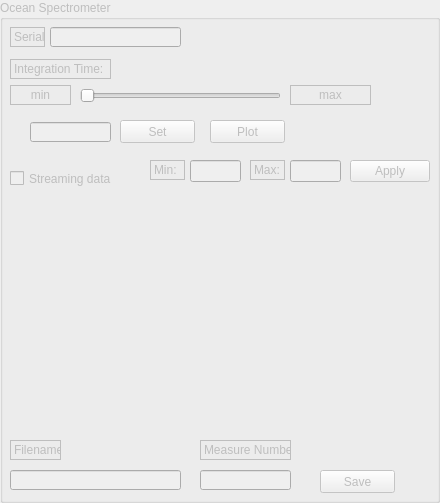
<?xml version="1.0" encoding="UTF-8"?>
<ui version="4.0">
 <class>GroupBoxSpec</class>
 <widget class="QGroupBox" name="GroupBoxSpec">
  <property name="enabled">
   <bool>false</bool>
  </property>
  <property name="geometry">
   <rect>
    <x>0</x>
    <y>0</y>
    <width>440</width>
    <height>503</height>
   </rect>
  </property>
  <property name="windowTitle">
   <string>GroupBox</string>
  </property>
  <property name="title">
   <string>Ocean Spectrometer </string>
  </property>
  <widget class="QLineEdit" name="serial_text">
   <property name="geometry">
    <rect>
     <x>50</x>
     <y>27</y>
     <width>131</width>
     <height>20</height>
    </rect>
   </property>
   <property name="readOnly">
    <bool>true</bool>
   </property>
  </widget>
  <widget class="QLabel" name="labelSerial">
   <property name="geometry">
    <rect>
     <x>10</x>
     <y>27</y>
     <width>35</width>
     <height>20</height>
    </rect>
   </property>
   <property name="frameShape">
    <enum>QFrame::Box</enum>
   </property>
   <property name="text">
    <string>Serial:</string>
   </property>
  </widget>
  <widget class="QSlider" name="horizontalSliderIt">
   <property name="geometry">
    <rect>
     <x>80</x>
     <y>86</y>
     <width>201</width>
     <height>19</height>
    </rect>
   </property>
   <property name="orientation">
    <enum>Qt::Horizontal</enum>
   </property>
  </widget>
  <widget class="QLabel" name="labelIt">
   <property name="geometry">
    <rect>
     <x>10</x>
     <y>59</y>
     <width>101</width>
     <height>20</height>
    </rect>
   </property>
   <property name="frameShape">
    <enum>QFrame::Box</enum>
   </property>
   <property name="text">
    <string>Integration Time:</string>
   </property>
  </widget>
  <widget class="QLineEdit" name="it_text">
   <property name="geometry">
    <rect>
     <x>30</x>
     <y>122</y>
     <width>81</width>
     <height>20</height>
    </rect>
   </property>
   <property name="readOnly">
    <bool>false</bool>
   </property>
  </widget>
  <widget class="QLabel" name="labelIt_2">
   <property name="geometry">
    <rect>
     <x>10</x>
     <y>85</y>
     <width>61</width>
     <height>20</height>
    </rect>
   </property>
   <property name="frameShape">
    <enum>QFrame::Panel</enum>
   </property>
   <property name="text">
    <string>min</string>
   </property>
   <property name="alignment">
    <set>Qt::AlignCenter</set>
   </property>
  </widget>
  <widget class="QLabel" name="labelIt_3">
   <property name="geometry">
    <rect>
     <x>290</x>
     <y>85</y>
     <width>81</width>
     <height>20</height>
    </rect>
   </property>
   <property name="frameShape">
    <enum>QFrame::Panel</enum>
   </property>
   <property name="text">
    <string>max</string>
   </property>
   <property name="alignment">
    <set>Qt::AlignCenter</set>
   </property>
  </widget>
  <widget class="QPushButton" name="pushButtonSetIt">
   <property name="geometry">
    <rect>
     <x>120</x>
     <y>120</y>
     <width>75</width>
     <height>23</height>
    </rect>
   </property>
   <property name="text">
    <string>Set</string>
   </property>
  </widget>
  <widget class="QCustomPlot" name="widget" native="true">
   <property name="geometry">
    <rect>
     <x>10</x>
     <y>190</y>
     <width>421</width>
     <height>241</height>
    </rect>
   </property>
   <property name="sizePolicy">
    <sizepolicy hsizetype="MinimumExpanding" vsizetype="MinimumExpanding">
     <horstretch>0</horstretch>
     <verstretch>0</verstretch>
    </sizepolicy>
   </property>
   <property name="layoutDirection">
    <enum>Qt::LeftToRight</enum>
   </property>
  </widget>
  <widget class="QPushButton" name="Plot">
   <property name="geometry">
    <rect>
     <x>210</x>
     <y>120</y>
     <width>75</width>
     <height>23</height>
    </rect>
   </property>
   <property name="text">
    <string>Plot</string>
   </property>
  </widget>
  <widget class="QCheckBox" name="checkStreaming">
   <property name="geometry">
    <rect>
     <x>10</x>
     <y>170</y>
     <width>111</width>
     <height>17</height>
    </rect>
   </property>
   <property name="text">
    <string>Streaming data</string>
   </property>
  </widget>
  <widget class="QPushButton" name="Save_Aquisition">
   <property name="geometry">
    <rect>
     <x>320</x>
     <y>470</y>
     <width>75</width>
     <height>23</height>
    </rect>
   </property>
   <property name="text">
    <string>Save</string>
   </property>
  </widget>
  <widget class="QLineEdit" name="filenametext">
   <property name="geometry">
    <rect>
     <x>10</x>
     <y>470</y>
     <width>171</width>
     <height>20</height>
    </rect>
   </property>
   <property name="readOnly">
    <bool>false</bool>
   </property>
  </widget>
  <widget class="QLabel" name="labelIt_4">
   <property name="geometry">
    <rect>
     <x>10</x>
     <y>440</y>
     <width>51</width>
     <height>20</height>
    </rect>
   </property>
   <property name="frameShape">
    <enum>QFrame::Box</enum>
   </property>
   <property name="text">
    <string>Filename:</string>
   </property>
  </widget>
  <widget class="QLineEdit" name="it_text_3">
   <property name="geometry">
    <rect>
     <x>200</x>
     <y>470</y>
     <width>91</width>
     <height>20</height>
    </rect>
   </property>
   <property name="readOnly">
    <bool>true</bool>
   </property>
  </widget>
  <widget class="QLabel" name="labelIt_5">
   <property name="geometry">
    <rect>
     <x>200</x>
     <y>440</y>
     <width>91</width>
     <height>20</height>
    </rect>
   </property>
   <property name="frameShape">
    <enum>QFrame::Box</enum>
   </property>
   <property name="text">
    <string>Measure Number:</string>
   </property>
  </widget>
  <widget class="QLineEdit" name="lineEditA">
   <property name="geometry">
    <rect>
     <x>190</x>
     <y>160</y>
     <width>51</width>
     <height>22</height>
    </rect>
   </property>
  </widget>
  <widget class="QLineEdit" name="lineEditB">
   <property name="geometry">
    <rect>
     <x>290</x>
     <y>160</y>
     <width>51</width>
     <height>22</height>
    </rect>
   </property>
  </widget>
  <widget class="QLabel" name="label_min">
   <property name="geometry">
    <rect>
     <x>150</x>
     <y>160</y>
     <width>35</width>
     <height>20</height>
    </rect>
   </property>
   <property name="frameShape">
    <enum>QFrame::Box</enum>
   </property>
   <property name="text">
    <string>Min:</string>
   </property>
  </widget>
  <widget class="QLabel" name="label_min_2">
   <property name="geometry">
    <rect>
     <x>250</x>
     <y>160</y>
     <width>35</width>
     <height>20</height>
    </rect>
   </property>
   <property name="frameShape">
    <enum>QFrame::Box</enum>
   </property>
   <property name="text">
    <string>Max:</string>
   </property>
  </widget>
  <widget class="QPushButton" name="pushButton">
   <property name="geometry">
    <rect>
     <x>350</x>
     <y>160</y>
     <width>80</width>
     <height>22</height>
    </rect>
   </property>
   <property name="text">
    <string>Apply</string>
   </property>
  </widget>
 </widget>
 <customwidgets>
  <customwidget>
   <class>QCustomPlot</class>
   <extends>QWidget</extends>
   <header location="global">qcustomplot.h</header>
   <container>1</container>
  </customwidget>
 </customwidgets>
 <resources/>
 <connections/>
</ui>
